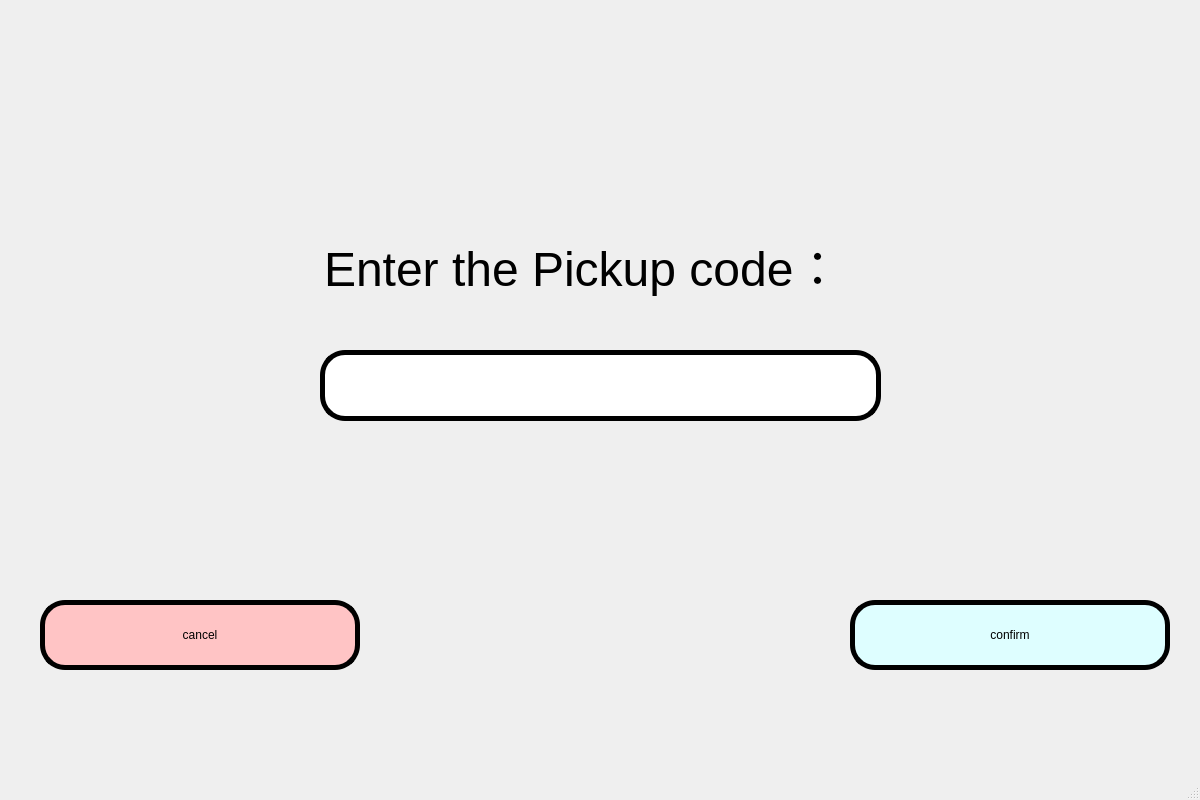
<?xml version="1.0" encoding="UTF-8"?>
<ui version="4.0">
 <class>MainWindow</class>
 <widget class="QMainWindow" name="MainWindow">
  <property name="geometry">
   <rect>
    <x>0</x>
    <y>0</y>
    <width>1200</width>
    <height>800</height>
   </rect>
  </property>
  <property name="windowTitle">
   <string>MainWindow</string>
  </property>
  <property name="styleSheet">
   <string notr="true">QWidget#centralwidget {
border-image: url(:/register/背景1.jpg)
}
</string>
  </property>
  <widget class="QWidget" name="centralwidget">
   <widget class="QLabel" name="label">
    <property name="geometry">
     <rect>
      <x>320</x>
      <y>230</y>
      <width>601</width>
      <height>71</height>
     </rect>
    </property>
    <property name="styleSheet">
     <string notr="true">font: 40pt &quot;Baskerville Old Face&quot;;</string>
    </property>
    <property name="text">
     <string>&lt;html&gt;&lt;head/&gt;&lt;body&gt;&lt;p&gt;&lt;span style=&quot; font-size:36pt;&quot;&gt;Enter the Pickup code：&lt;/span&gt;&lt;/p&gt;&lt;/body&gt;&lt;/html&gt;</string>
    </property>
    <property name="margin">
     <number>0</number>
    </property>
    <property name="indent">
     <number>4</number>
    </property>
   </widget>
   <widget class="QPushButton" name="pushButton">
    <property name="geometry">
     <rect>
      <x>850</x>
      <y>600</y>
      <width>320</width>
      <height>70</height>
     </rect>
    </property>
    <property name="styleSheet">
     <string notr="true">QPushButton{
   border-radius: 25px;
   background-color:rgb(222, 254, 255);
   border:5px solid rgb(0, 0, 0);
   font: 20pt &quot;Showcard Gothic&quot;;
}</string>
    </property>
    <property name="text">
     <string>confirm</string>
    </property>
   </widget>
   <widget class="QPushButton" name="pushButton_2">
    <property name="geometry">
     <rect>
      <x>40</x>
      <y>600</y>
      <width>320</width>
      <height>70</height>
     </rect>
    </property>
    <property name="styleSheet">
     <string notr="true">QPushButton{
   border-radius: 25px;
   background-color:rgb(255, 196, 197);
   border:5px solid rgb(0, 0, 0);
   font: 20pt &quot;Showcard Gothic&quot;;
}</string>
    </property>
    <property name="text">
     <string>cancel</string>
    </property>
   </widget>
   <widget class="QLineEdit" name="code_le">
    <property name="geometry">
     <rect>
      <x>320</x>
      <y>350</y>
      <width>561</width>
      <height>71</height>
     </rect>
    </property>
    <property name="styleSheet">
     <string notr="true">QLineEdit{
   border-radius: 25px;
   background-color:rgb(255, 255, 255);
   border:5px solid rgb(0, 0, 0);
   font: 20pt &quot;Showcard Gothic&quot;;
}</string>
    </property>
   </widget>
  </widget>
  <widget class="QMenuBar" name="menubar">
   <property name="geometry">
    <rect>
     <x>0</x>
     <y>0</y>
     <width>1200</width>
     <height>26</height>
    </rect>
   </property>
  </widget>
  <widget class="QStatusBar" name="statusbar"/>
 </widget>
 <resources>
  <include location="images.qrc"/>
 </resources>
 <connections>
  <connection>
   <sender>pushButton_2</sender>
   <signal>clicked()</signal>
   <receiver>MainWindow</receiver>
   <slot>Retur_main()</slot>
   <hints>
    <hint type="sourcelabel">
     <x>377</x>
     <y>222</y>
    </hint>
    <hint type="destinationlabel">
     <x>378</x>
     <y>284</y>
    </hint>
   </hints>
  </connection>
  <connection>
   <sender>pushButton</sender>
   <signal>clicked()</signal>
   <receiver>MainWindow</receiver>
   <slot>textchange()</slot>
   <hints>
    <hint type="sourcelabel">
     <x>263</x>
     <y>216</y>
    </hint>
    <hint type="destinationlabel">
     <x>251</x>
     <y>283</y>
    </hint>
   </hints>
  </connection>
 </connections>
 <slots>
  <slot>Turn_dialog()</slot>
  <slot>Retur_main()</slot>
  <slot>textchange()</slot>
  <slot>Turn_end()</slot>
 </slots>
</ui>
